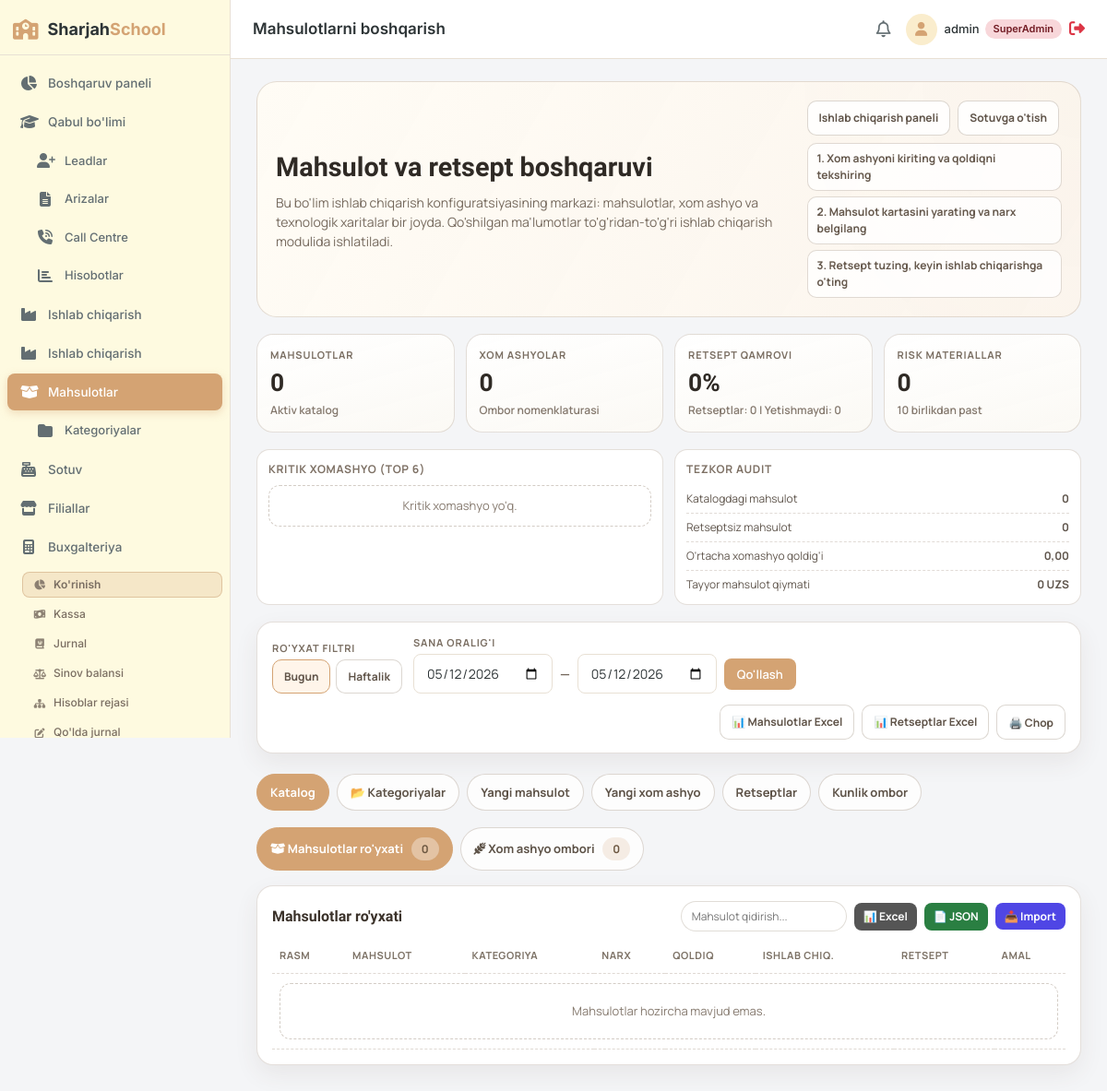
/production/manage/ (signed in), run on an earlier commit of the app's database.
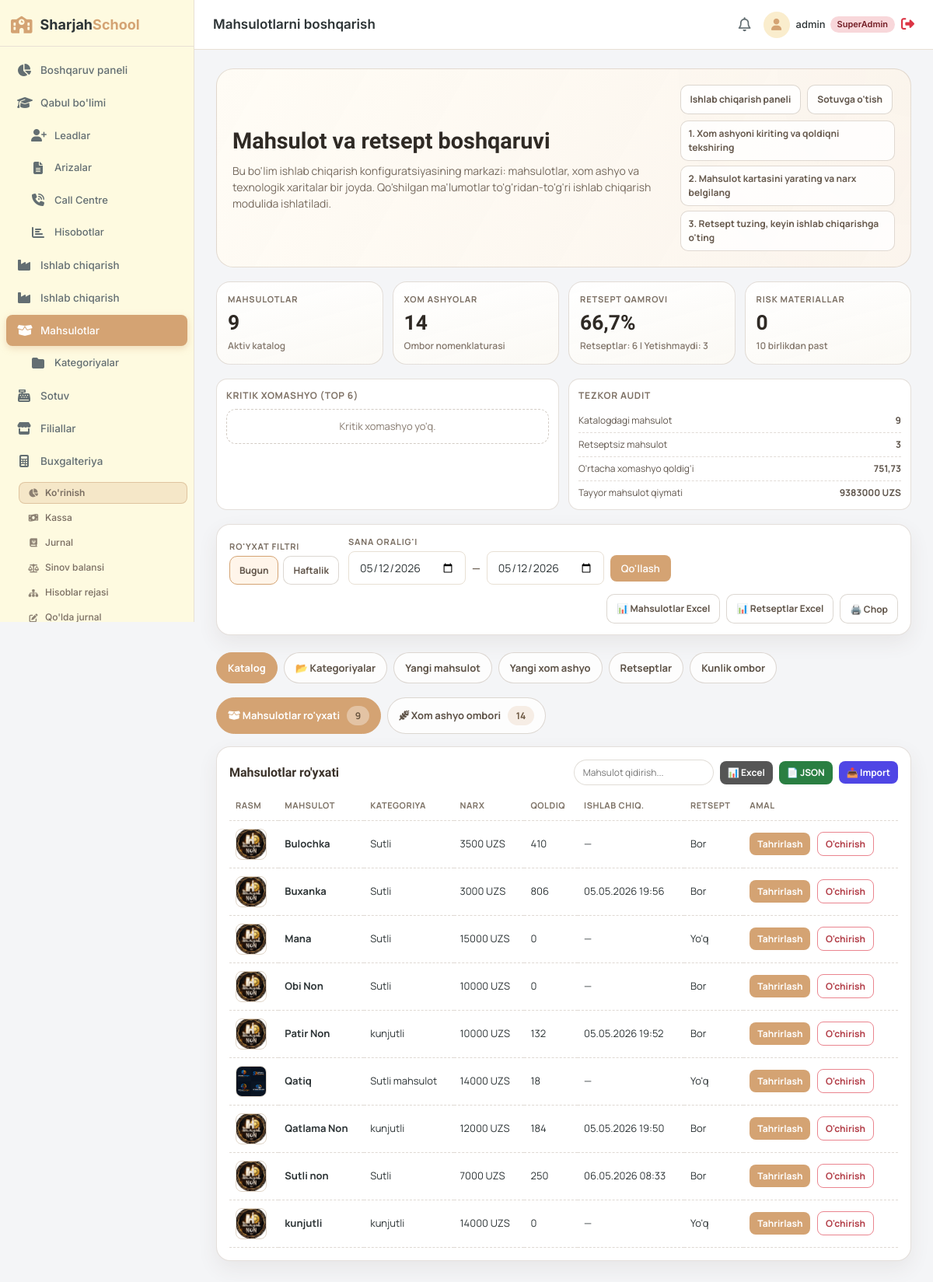
And on a later commit of the database.
### production/models.py (models this page shows, shortened)
class Product(models.Model):
    name = models.CharField(max_length=255)
    price = models.DecimalField(max_digits=10, decimal_places=2)
    category = models.ForeignKey(ProductCategory, null=True, blank=True, on_delete=models.SET_NULL, related_name='products')
    image = models.ImageField(upload_to='products/', null=True, blank=True)

class ProductCategory(models.Model):
    name = models.CharField(max_length=100, unique=True)

class FinishedGoodsInventory(models.Model):
    product = models.OneToOneField(Product, on_delete=models.CASCADE, related_name='inventory')
    stock = models.IntegerField(default=0)
    produced_at = models.DateTimeField(null=True, blank=True)

### production/views.py (the view, shortened to what this page needs)
# urls.py: path('manage/', views.manage_products, name='manage_products'),
@login_required
def manage_products(request):
    if not _can_access(request.user, 'seller', 'production_manager'):
        return redirect('dashboard')
    products = Product.objects.select_related('category', 'inventory').order_by('name')
    raw_materials = RawMaterial.objects.all().order_by('name')
    recipes = Recipe.objects.select_related('product').prefetch_related('items__raw_material').all()
    categories = ProductCategory.objects.all().order_by('name')
    date_from, date_to = _date_range(request)
    exp = request.GET.get('export')
    if exp == 'excel':
        return _export_recipes_excel(recipes)
    if exp == 'catalog':
        return _export_products_catalog(products)
    low_materials = raw_materials.filter(stock__lt=10)
    inventory_value = sum(
        (item.product.price * item.stock)
        for item in FinishedGoodsInventory.objects.select_related('product')
    ) or Decimal('0')
    product_count = products.count()
    recipe_count = recipes.count()
    recipe_coverage = round((recipe_count / product_count) * 100, 1) if product_count else 0
    balance_view_date = timezone.localdate()
    raw_bal = request.GET.get('balance_date', '').strip()
    if raw_bal:
        try:
            balance_view_date = date.fromisoformat(raw_bal)
        except ValueError:
            pass
    balance_prev_date = balance_view_date - timedelta(days=1)
    balance_rows = []
    for inv in FinishedGoodsInventory.objects.select_related('product').order_by('product__name'):
        b = ProductDayBalance.objects.filter(balance_date=balance_view_date, product_id=inv.product_id).first()
        balance_rows.append({
            'product': inv.product,
            'physical': inv.stock,
            'opening': b.opening_qty if b else None,
            'closing': b.closing_qty if b else None,
            'closed_at': b.closed_at if b else None,
        })
    context = {
        'products': products,
        'raw_materials': raw_materials,
        'recipes': recipes,
        'categories': categories,
        'low_materials': low_materials,
        'inventory_value': inventory_value,
        'recipe_coverage': recipe_coverage,
        'product_count': product_count,
        'material_count': raw_materials.count(),
        'recipe_count': recipe_count,
        'materials_low_count': low_materials.count(),
        'products_without_recipe': products.filter(recipe__isnull=True).count(),
        'low_material_preview': low_materials.order_by('stock')[:6],
        'avg_material_stock': raw_materials.aggregate(avg=Avg('stock'))['avg'] or 0,
        'date_from': date_from,
        'date_to': date_to,
        'period': request.GET.get('period', 'today'),
        'balance_view_date': balance_view_date,
        'balance_prev_date': balance_prev_date,
        'balance_rows': balance_rows,
    }
    return render(request, 'manage_products.html', context)

### production/views.py (called while the page is built, shortened)
def _can_access(user, *roles):
    if user.is_superuser:
        return True
    return user.groups.filter(name__in=roles).exists()

def _date_range(request):
    period = request.GET.get('period', 'today')
    today = timezone.localdate()
    if period == 'week':
        return today - timedelta(days=6), today
    return today, today

### templates/manage_products.html (shortened to what the changed rows need)
{% extends 'base.html' %}
{% block content %}
<section class="manage-shell">
    <div class="manage-hero">
        <div>
            <h2>Mahsulot va retsept boshqaruvi</h2>
        </div>
    </div>
    <div class="overview-grid">
        <div class="overview-card">
            <div class="overview-label">Mahsulotlar</div>
            <div class="overview-value">{{ product_count }}</div>
            <div class="overview-sub">Aktiv katalog</div>
        </div>
        <div class="overview-card">
            <div class="overview-label">Xom ashyolar</div>
            <div class="overview-value">{{ material_count }}</div>
            <div class="overview-sub">Ombor nomenklaturasi</div>
        </div>
        <div class="overview-card">
            <div class="overview-label">Retsept qamrovi</div>
            <div class="overview-value">{{ recipe_coverage }}%</div>
            <div class="overview-sub">Retseptlar: {{ recipe_count }} | Yetishmaydi: {{ products_without_recipe }}</div>
        </div>
    </div>
    <div class="insight-grid">
        <div class="insight-card">
            <div class="insight-item"><span>Katalogdagi mahsulot</span><strong>{{ product_count }}</strong></div>
            <div class="insight-item"><span>Retseptsiz mahsulot</span><strong>{{ products_without_recipe }}</strong></div>
            <div class="insight-item"><span>O'rtacha xomashyo qoldig'i</span><strong>{{ avg_material_stock|floatformat:2 }}</strong></div>
            <div class="insight-item"><span>Tayyor mahsulot qiymati</span><strong>{{ inventory_value|floatformat:0 }} UZS</strong></div>
        </div>
    </div>
    <div id="tab-overview" class="manage-tab-content active" style="grid-template-columns:1fr;">
        <div style="display:flex;gap:8px;flex-wrap:wrap;">
            <button id="sub-btn-products" class="manage-tab-btn active" onclick="switchOverviewSub('products')">
                <i class="fa-solid fa-box-open"></i> Mahsulotlar ro'yxati
                <span class="count-pill" style="margin-left:6px;background:rgba(255,255,255,0.35);">{{ product_count }}</span>
            </button>
            <button id="sub-btn-materials" class="manage-tab-btn" onclick="switchOverviewSub('materials')">
                <i class="fa-solid fa-wheat-awn"></i> Xom ashyo ombori
                <span class="count-pill" style="margin-left:6px;">{{ material_count }}</span>
            </button>
        </div>
        <div id="sub-products" class="mg-card">
            <div class="table-wrap">
                <table class="clean-table" id="productsTable">
                    <thead>
                        <tr>
                            <th>Rasm</th>
                            <th>Mahsulot</th>
                            <th>Kategoriya</th>
                            <th>Narx</th>
                            <th>Qoldiq</th>
                            <th>Ishlab chiq.</th>
                            <th>Retsept</th>
                            <th>Amal</th>
                        </tr>
                    </thead>
                    <tbody>
                        {% for p in products %}
                        <tr>
                            <td>
                                {% if p.image %}
                                    <img src="{{ p.image.url }}" alt="{{ p.name }}" style="width:40px;height:40px;object-fit:cover;border-radius:8px;border:1px solid #e0d5c8;">
                                {% else %}
                                    <div style="width:40px;height:40px;border-radius:8px;background:#f5ede0;display:flex;align-items:center;justify-content:center;font-size:18px;">🍞</div>
                                {% endif %}
                            </td>
                            <td><strong>{{ p.name }}</strong></td>
                            <td>{{ p.category.name|default:"—" }}</td>
                            <td>{{ p.price|floatformat:0 }} UZS</td>
                            <td>{% if p.inventory %}{{ p.inventory.stock }}{% else %}0{% endif %}</td>
                            <td>{% if p.inventory and p.inventory.produced_at %}{{ p.inventory.produced_at|date:"d.m.Y H:i" }}{% else %}—{% endif %}</td>
                            <td>{% if p.recipe %}Bor{% else %}Yo'q{% endif %}</td>
                            <td>
                                <button type="button" class="receive-btn" style="margin-right:6px;background:#d4a373;"
                                    onclick="openEditProductModal({{ p.id }}, '{{ p.name|escapejs }}', '{{ p.price }}', {% if p.category %}{{ p.category.id }}{% else %}null{% endif %})">Tahrirlash</button>
                                <form method="POST" style="display:inline;">
                                    <button type="submit" class="danger-btn" onclick="return confirm('Mahsulot o\'chirilsinmi?')">O'chirish</button>
                                </form>
                            </td>
                        </tr>
                        {% empty %}
                        <tr><td colspan="8"><div class="empty-box">Mahsulotlar hozircha mavjud emas.</div></td></tr>
                        {% endfor %}
                    </tbody>
                </table>
            </div>
        </div>
    </div>
</section>
{% endblock %}

What changed in the data, as far as the page shows it:
added Product: image (picture), name "Bulochka", category.name "Sutli", price "3500", inventory.stock "410", shows "Bor"
added Product: image (picture), name "Buxanka", category.name "Sutli", price "3000", inventory.stock "806", inventory.produced_at "05.05.2026 19:56", shows "Bor"
added Product: image (picture), name "Mana", category.name "Sutli", price "15000", inventory.stock "0", shows "Yo'q"
added Product: image (picture), name "Obi Non", category.name "Sutli", price "10000", inventory.stock "0", shows "Bor"
added Product: image (picture), name "Patir Non", category.name "kunjutli", price "10000", inventory.stock "132", inventory.produced_at "05.05.2026 19:52", shows "Bor"
added Product: image (picture), name "Qatiq", category.name "Sutli mahsulot", price "14000", inventory.stock "18", shows "Yo'q"
added Product: image (picture), name "Qatlama Non", category.name "kunjutli", price "12000", inventory.stock "184", inventory.produced_at "05.05.2026 19:50", shows "Bor"
added Product: image (picture), name "Sutli non", category.name "Sutli", price "7000", inventory.stock "250", inventory.produced_at "06.05.2026 08:33", shows "Bor"
added Product: image (picture), name "kunjutli", category.name "kunjutli", price "14000", inventory.stock "0", shows "Yo'q"
Also different on the page:
{{ product_count }}: "0" → "9"
{{ material_count }}: "0" → "14"
{{ recipe_coverage }}: "0" → "66,7"
{{ recipe_count }}: "0" → "6"
{{ products_without_recipe }}: "0" → "3"
{{ avg_material_stock|floatformat:2 }}: "0,00" → "751,73"
{{ inventory_value|floatformat:0 }}: "0" → "9383000"
text no longer shown: "Mahsulotlar hozircha mavjud emas."
